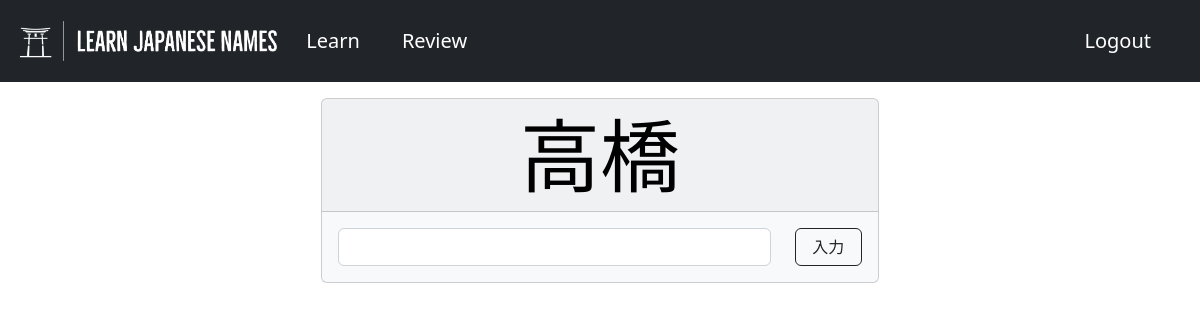
Page /learn/ (signed in) on the earlier database version.
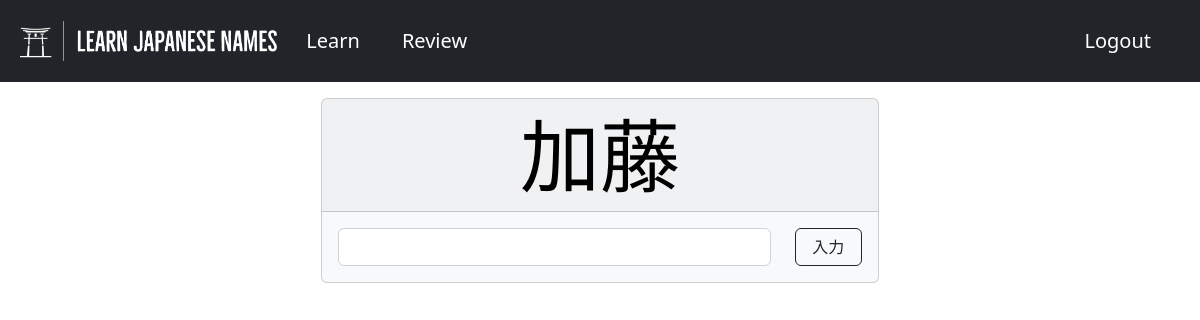
Same page on the later database version.
### flashcards/models.py (models this page shows, shortened)
class Flashcard(models.Model):
    kanji = models.CharField(max_length=10)
    hiragana = models.CharField(max_length=100)
    surname = models.BooleanField(default=False)
    story = models.TextField()
    image = models.CharField(max_length=20)

### flashcards/views.py (the view, shortened to what this page needs)
# urls.py: path("learn/", views.learn_dashboard, name="learn"),
@login_required(login_url="/login")
def learn_dashboard(request):
    form = FlashcardForm(request.POST or None)
    if not Deck.objects.filter(user=request.user):
        user_deck = Deck(user=request.user)
        user_deck.save()
    else:
        user_deck = Deck.objects.filter(user=request.user).first()
    try:
        flashcard = Flashcard.objects.exclude(deck=user_deck.id).order_by("id").first()
    except:
        flashcard = Flashcard.objects.get(id=1)
    return render(
        request,
        "flashcards/learn_dashboard.html",
        {"flashcard": flashcard, "form": form},
    )

### flashcards/forms.py
class FlashcardForm(forms.Form):
    user_response = forms.CharField(
        max_length=10, label="", widget=forms.TextInput(attrs={"class": "form-control"})
    )

### flashcards/templates/flashcards/learn_dashboard.html (shortened to what this page needs)
{% extends 'flashcards/base.html' %}
{% block content %}
<div class="container">
{% if flashcard %}
  <div class="vstack gap-3 justify-content-center align-items-center">
      <div class="card text-black bg-light mt-3" style="width: 50%;">
        <div class="card-header display-1 text-center">{{ flashcard.kanji }}</div>
        <div class="card-body">
          <form method="POST" action="{% url 'learn' %}" autocomplete="off" novalidate>
            <div class="row">
              <div class="col-10">
                {{ form.user_response }}
              </div>
              <div class="col-2">
                <button type="submit" class="btn btn-outline-dark" style="width: 100%;">入力</button>
              </div>
          </div>
          </form>
        </div>
      </div>
  </div>
{% endif %}
</div>
{% endblock %}

Differences in the rows shown:
no longer on this page (row edited): Flashcard: kanji "高橋"
added Flashcard: kanji "加藤"
